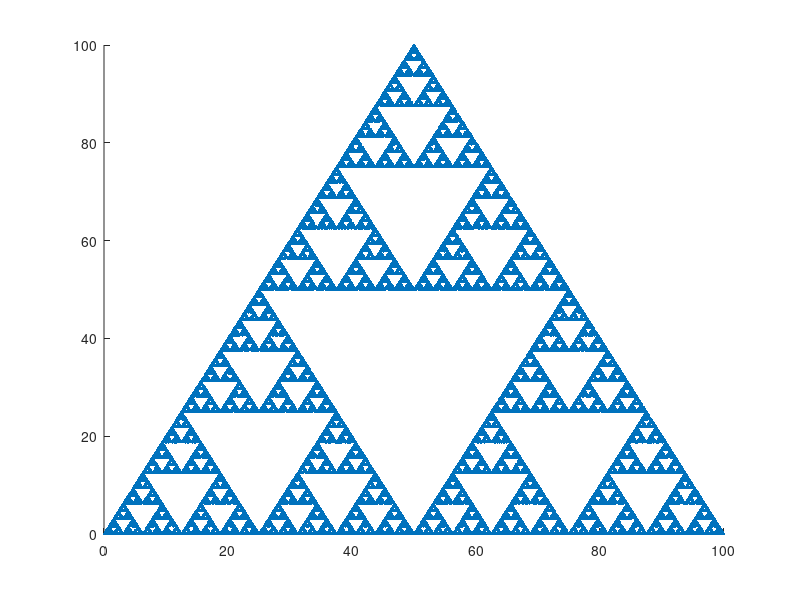

Reproduce this figure in MATLAB.
% Steps
N = 100000
% Points
point1 = [0,0];
point2 = [100,0];
point3 = [50, 100];


currentpoint = point1;
points = currentpoint;
for i = 2:N;
  switch (randi(3))
    case 1
      currentpoint = .5*(-point1+currentpoint)+point1;
    case 2
      currentpoint = .5*(-point2+currentpoint)+point2;
    case 3
      currentpoint = .5*(-point3+currentpoint)+point3;
   endswitch

   points = [points;currentpoint];
endfor

%Plot
scatter(points(:,1),points(:,2),'.')
